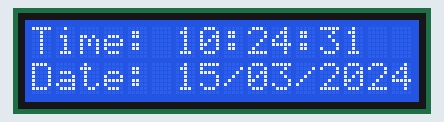
Bench run of a sketch on a simulated Arduino Uno, built with avr-gcc and run on an emulated ATmega328P. Parts: 16×2 character LCD. The local clock reads 2024-03-15 10:24:30 at power-on unless the sketch sets it.

Above: at 1.1 s.
At 5.1 s:
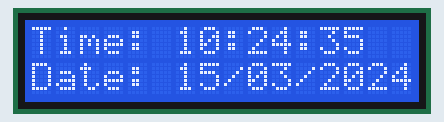
At 10.1 s:
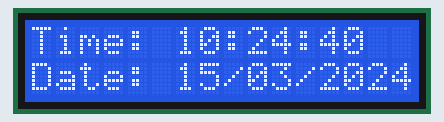
At 19.1 s:
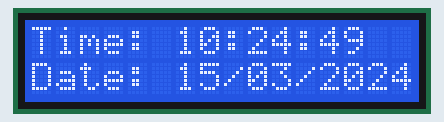
At 28.1 s:
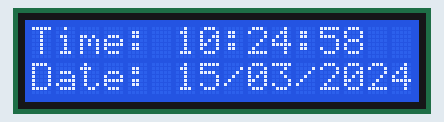
At 38.1 s:
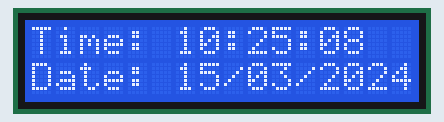

The sketch:

bth3_i2c_ds1307_lcd.ino
```cpp
#include <Wire.h>
#include <RTClib.h>
#include <LiquidCrystal_I2C.h>

LiquidCrystal_I2C lcd(0x27, 16, 2);
RTC_DS1307 rtc;

void setup() {
  lcd.init();
  lcd.backlight();
  rtc.begin();

  if (!rtc.isrunning()) {
    lcd.clear();
    lcd.print("Dang cai RTC...");
    rtc.adjust(DateTime(F(__DATE__), F(__TIME__)));
    delay(1500);
  }

  lcd.clear();
}

void loop() {
  static unsigned long lanCu = 0;
  unsigned long hienTai = millis();

  // Cập nhật mỗi 1 giây
  if (hienTai - lanCu >= 1000) {
    lanCu = hienTai;

    DateTime now = rtc.now();

    lcd.setCursor(0, 0);
    lcd.print("Time: ");
    if (now.hour() < 10) lcd.print('0');
    lcd.print(now.hour());
    lcd.print(':');
    if (now.minute() < 10) lcd.print('0');
    lcd.print(now.minute());
    lcd.print(':');
    if (now.second() < 10) lcd.print('0');
    lcd.print(now.second());
    lcd.print("  "); // xóa ký tự thừa nếu có

    lcd.setCursor(0, 1);
    lcd.print("Date: ");
    if (now.day() < 10) lcd.print('0');
    lcd.print(now.day());
    lcd.print('/');
    if (now.month() < 10) lcd.print('0');
    lcd.print(now.month());
    lcd.print('/');
    lcd.print(now.year());
    lcd.print(" ");
  }
}
```

Measured:
- what the display in image 0 shows lasts 1.0 s, from 1.0 s to 2.0 s
